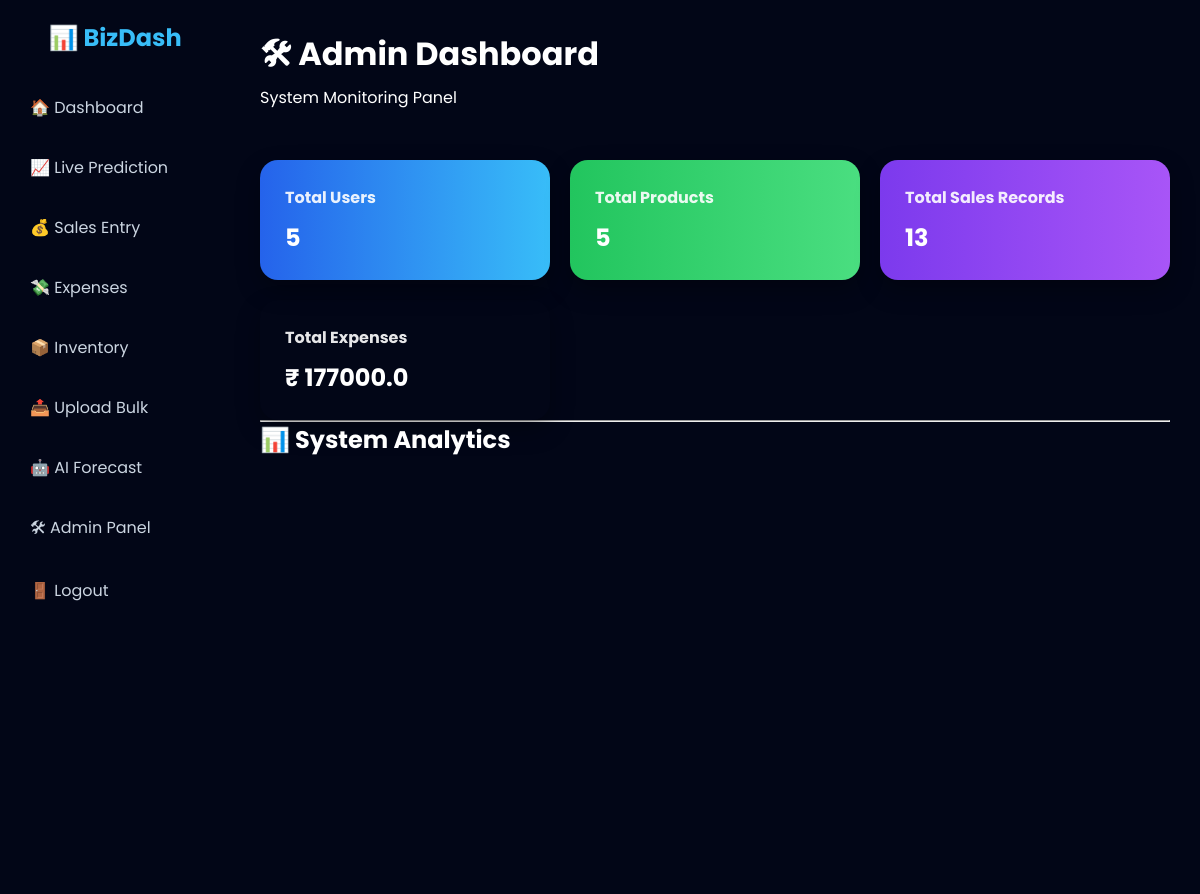
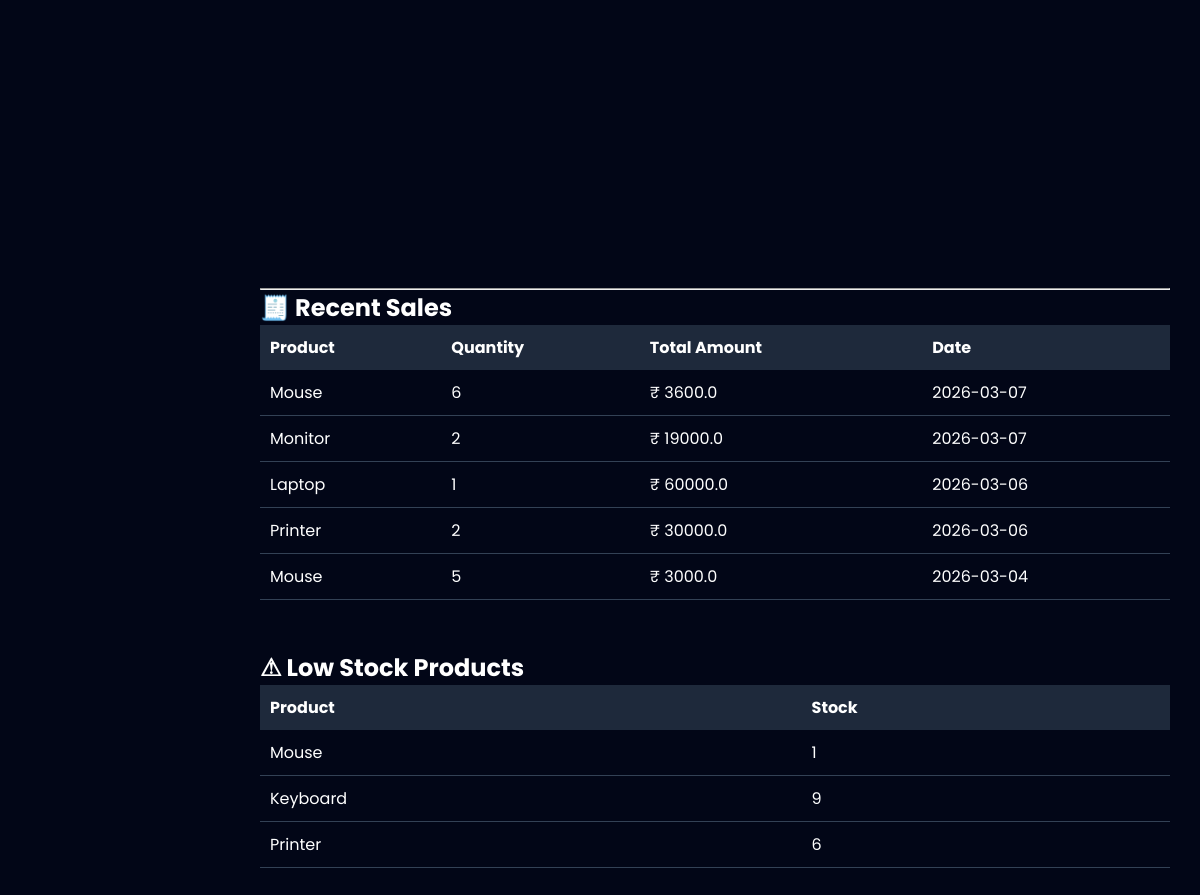
The page /admin (signed in) on the database its author committed (2 pictures, top to bottom).
### tables this page shows
CREATE TABLE sales(
            id INTEGER PRIMARY KEY AUTOINCREMENT,
            product TEXT,
            quantity INTEGER,
            total_amount REAL,
            date TEXT
        );

CREATE TABLE products(
            id INTEGER PRIMARY KEY AUTOINCREMENT,
            product TEXT,
            cost_price REAL,
            selling_price REAL,
            stock INTEGER,
            category TEXT,
            date_added TEXT
        );

### app.py (the view)
@app.route("/admin")
def admin():
    if "user" not in session:
        return redirect("/")
    conn = sqlite3.connect("users.db", timeout=10, check_same_thread=False)
    cur = conn.cursor()
    cur.execute("SELECT COUNT(*) FROM users")
    total_users = cur.fetchone()[0]
    cur.execute("SELECT COUNT(*) FROM products")
    total_products = cur.fetchone()[0]
    cur.execute("SELECT COUNT(*) FROM sales")
    total_sales = cur.fetchone()[0]
    cur.execute("SELECT SUM(amount) FROM expenses")
    total_expenses = cur.fetchone()[0] or 0
    user_dates = ["Week1","Week2","Week3","Week4"]
    user_counts = [5, 8, 12, total_users]
    activity_labels = ["Sales","Expenses","Products"]
    activity_values = [total_sales, total_expenses, total_products]
    cur.execute("""
    SELECT product, quantity, total_amount, date
    FROM sales
    ORDER BY date DESC
    LIMIT 5
    """)
    recent_sales = cur.fetchall()
    cur.execute("""
    SELECT product, stock
    FROM products
    WHERE stock < 20
    """)
    low_stock_products = cur.fetchall()
    conn.close()
    return render_template(
        "admin.html",
        total_users=total_users,
        total_products=total_products,
        total_sales=total_sales,
        total_expenses=total_expenses,
        user_dates=user_dates,
        user_counts=user_counts,
        activity_labels=activity_labels,
        activity_values=activity_values,
        recent_sales=recent_sales,
        low_stock_products=low_stock_products
    )

### templates/admin.html (shortened to what this page needs)
{% extends "layout.html" %}
{% block content %}
<h1>🛠 Admin Dashboard</h1>
<p>System Monitoring Panel</p>
<br>
<div class="cards">
    <div class="card blue">
        <h3>Total Users</h3>
        <p>{{ total_users }}</p>
    </div>
    <div class="card green">
        <h3>Total Products</h3>
        <p>{{ total_products }}</p>
    </div>
    <div class="card purple">
        <h3>Total Sales Records</h3>
        <p>{{ total_sales }}</p>
    </div>
    <div class="card red">
        <h3>Total Expenses</h3>
        <p>₹ {{ total_expenses }}</p>
    </div>
</div>
<hr>
<h2>📊 System Analytics</h2>
<div id="userChart" style="height:350px;"></div>
<br>
<div id="activityChart" style="height:350px;"></div>
<hr>
<h2>🧾 Recent Sales</h2>
<table style="width:100%; border-collapse: collapse; text-align:left;">
<tr style="background:#1e293b; color:white;">
<th style="padding:10px;">Product</th>
<th style="padding:10px;">Quantity</th>
<th style="padding:10px;">Total Amount</th>
<th style="padding:10px;">Date</th>
</tr>
{% for sale in recent_sales %}
<tr style="border-bottom:1px solid #334155;">
<td style="padding:10px;">{{ sale[0] }}</td>
<td style="padding:10px;">{{ sale[1] }}</td>
<td style="padding:10px;">₹ {{ sale[2] }}</td>
<td style="padding:10px;">{{ sale[3] }}</td>
</tr>
{% endfor %}
</table>
<br><br>
<h2>⚠ Low Stock Products</h2>
<table style="width:100%; border-collapse: collapse; text-align:left;">
<tr style="background:#1e293b; color:white;">
<th style="padding:10px;">Product</th>
<th style="padding:10px;">Stock</th>
</tr>
{% for item in low_stock_products %}
<tr style="border-bottom:1px solid #334155;">
<td style="padding:10px;">{{ item[0] }}</td>
<td style="padding:10px;">{{ item[1] }}</td>
</tr>
{% endfor %}
</table>
{% endblock %}

### static/dashboard.css (style rules this page uses)
* { margin: 0; padding: 0; box-sizing: border-box; font-family: "Poppins", sans-serif; }
body { background: #0f172a; color: white; }
.cards { display: grid; grid-template-columns: repeat(3, 1fr); gap: 20px; margin-top: 25px; }
.card { border-radius: 18px; padding: 25px; transition: 0.3s ease; box-shadow: 0 10px 25px rgba(0,0,0,0.3); }
.blue { background: linear-gradient(to right, #2563eb, #38bdf8); }
.green { background: linear-gradient(to right, #22c55e, #4ade80); }
.purple { background: linear-gradient(to right, #7c3aed, #a855f7); }
.card h3 { font-size: 16px; opacity: 0.9; }
.card p { font-size: 24px; font-weight: bold; margin-top: 10px; }

### rows shown on the page
sales: product "Mouse", quantity "6", total_amount "3600.0", date "2026-03-07"
sales: product "Monitor", quantity "2", total_amount "19000.0", date "2026-03-07"
sales: product "Laptop", quantity "1", total_amount "60000.0", date "2026-03-06"
sales: product "Printer", quantity "2", total_amount "30000.0", date "2026-03-06"
sales: product "Mouse", quantity "5", total_amount "3000.0", date "2026-03-04"
products: product "Mouse", stock "1"
products: product "Keyboard", stock "9"
products: product "Printer", stock "6"

### other values the page prints
{{ total_users }} "5"
{{ total_products }} "5"
{{ total_sales }} "13"
{{ total_expenses }} "177000.0"
